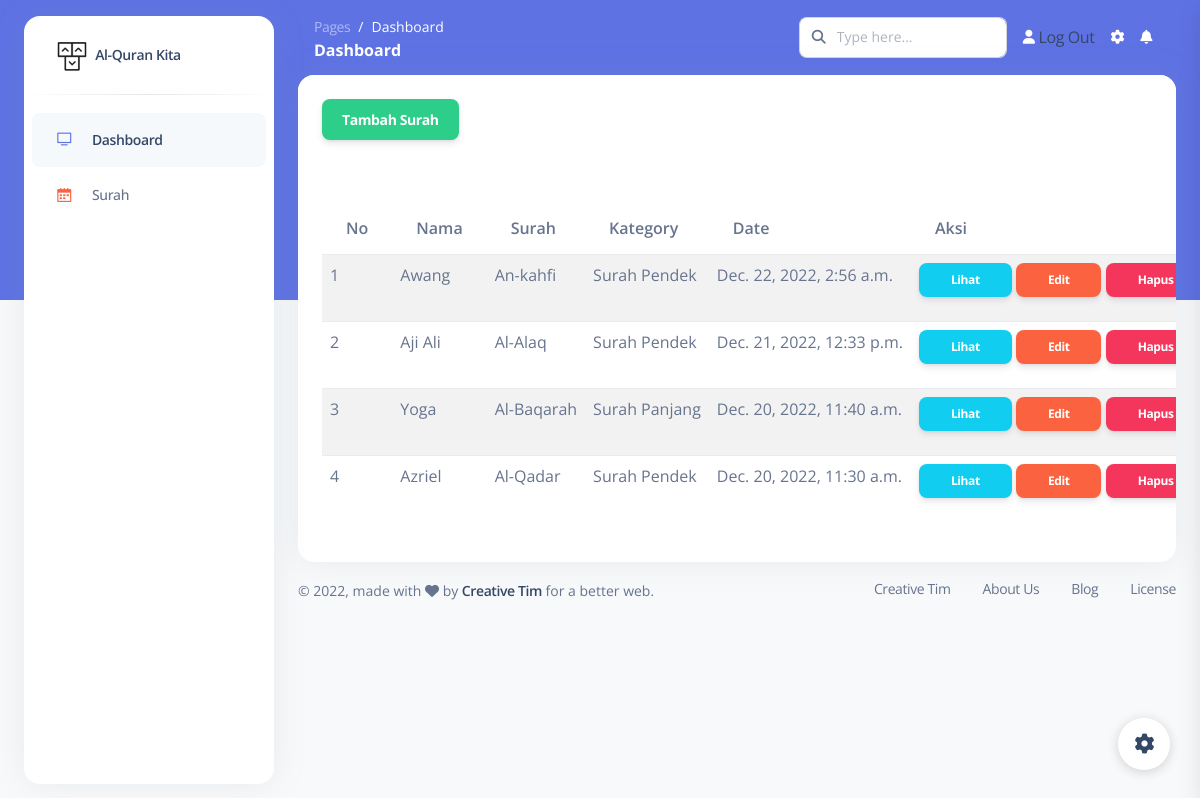
The page /dashboard/surah/ on the database its author committed.
### blog/models.py (models this page shows, shortened)
class Surah(models.Model):
    nama = models.CharField(max_length=100, blank=True, null=True)
    judul = models.CharField(max_length=100)
    body = models.TextField()
    kategory = models.ForeignKey(Kategori, on_delete=models.CASCADE)
    date = models.DateTimeField(auto_now_add=True)
    class Meta:
        ordering = ['-date']
        verbose_name_plural = "Surah"

class Kategori(models.Model):
    nama = models.CharField(max_length=20)
    def __str__(self):
        return self.nama
    class Meta:
        verbose_name_plural = "Kategori"

### blog/views.py (the view)
# urls.py: path('surah/',surah, name='surah'),
def surah(request):
    template_name = 'back/surah.html'
    surah = Surah.objects.all()
    context = {
        'title':'halaman surah',
        'surah' : surah
    }
    return render(request, template_name, context)

### templates/back/surah.html
{% extends 'back/base.html' %}
{% block content %}
<div class="content">
    <div class="container-fluid">
        <div class="row">
            <div class="col-md-18">
                <div class="card strpied-tabled-with-hover">
                    <div class="card-header ">
                        <a class="btn btn-success" href="{% url 'tambah_surah' %}">Tambah Surah</a>
                    </div>
                    <div class="card-body table-full-width table-responsive">
                        <table class="table table-hover table-striped">
                            <thead>
                                <th>No</th>
                                <th>Nama</th>
                                <th>Surah</th>
                                <th>Kategory</th>
                                <th>Date</th>
                                <th>Aksi</th>
                            </thead>
                            <tbody>
                                {% for s in surah %}
                                <tr>
                                    <td>{{forloop.counter}}</td>
                                    <td>{{s.nama}}</td>
                                    <td>{{s.judul}}</td>
                                    <td>{{s.kategory}}</td>
                                    <td>{{s.date}}</td>
                                    <td>
                                        <a class="btn btn-sm btn-info" href="{% url 'lihat_surah' s.id %}">Lihat</a>
                                        <a class="btn btn-sm btn-warning" href="{% url 'edit_surah' s.id %}">Edit</a>
                                        <a onclick="return confirm('Apakah anda yakin ingin menghapus?');" class="btn btn-sm btn-danger" href="{% url 'delete_surah' s.id %}">Hapus</a>
                                    </td>
                                </tr>
                                {% endfor %}
                        </table>
                    </div>
                </div>
            </div>
        </div>
    </div>
</div>
{% endblock content %}

### templates/back/base.html (shortened to what this page needs)
{% load static %}
<!DOCTYPE html>
<html lang="en">
<head>
  <link href="{% static 'back/css/nucleo-icons.css'%}" rel="stylesheet" />
  <link href="{% static 'back/css/nucleo-svg.css'%}" rel="stylesheet" />
  <link href="{% static 'back/css/nucleo-svg.css' %}" rel="stylesheet" />
  <link id="pagestyle" href="{% static 'back/css/argon-dashboard.css'%}?v=2.0.4" rel="stylesheet" />
</head>
<body class="g-sidenav-show   bg-gray-100">
  <aside class="sidenav bg-white navbar navbar-vertical navbar-expand-xs border-0 border-radius-xl my-3 fixed-start ms-4 " id="sidenav-main">
    <div class="sidenav-header">
      <a class="navbar-brand m-0" href=" https://demos.creative-tim.com/argon-dashboard/pages/dashboard.html " target="_blank">
        <img src="{% static 'back/img/logo-ct-dark.png'%}" class="navbar-brand-img h-100" alt="main_logo">
        <span class="ms-1 font-weight-bold">Al-Quran Kita</span>
      </a>
    </div>
    <hr class="horizontal dark mt-0">
    <div class="collapse navbar-collapse  w-auto " id="sidenav-collapse-main">
      <ul class="navbar-nav">
        <li class="nav-item">
          <a class="nav-link active" href="{% url 'dashboard' %}">
            <div class="icon icon-shape icon-sm border-radius-md text-center me-2 d-flex align-items-center justify-content-center">
              <i class="ni ni-tv-2 text-primary text-sm opacity-10"></i>
            </div>
            <span class="nav-link-text ms-1">Dashboard</span>
          </a>
        </li>
        <li class="nav-item">
          <a class="nav-link " href="{% url 'surah' %}">
            <div class="icon icon-shape icon-sm border-radius-md text-center me-2 d-flex align-items-center justify-content-center">
              <i class="ni ni-calendar-grid-58 text-warning text-sm opacity-10"></i>
            </div>
            <span class="nav-link-text ms-1">Surah</span>
          </a>
        </li>
  </aside>
  <main class="main-content position-relative border-radius-lg ">
    <nav class="navbar navbar-main navbar-expand-lg px-0 mx-4 shadow-none border-radius-xl " id="navbarBlur" data-scroll="false">
      <div class="container-fluid py-1 px-3">
        <nav aria-label="breadcrumb">
          <ol class="breadcrumb bg-transparent mb-0 pb-0 pt-1 px-0 me-sm-6 me-5">
            <li class="breadcrumb-item text-sm"><a class="opacity-5 text-white" href="javascript:;">Pages</a></li>
            <li class="breadcrumb-item text-sm text-white active" aria-current="page">Dashboard</li>
          </ol>
          <h6 class="font-weight-bolder text-white mb-0">Dashboard</h6>
        </nav>
        <div class="collapse navbar-collapse mt-sm-0 mt-2 me-md-0 me-sm-4" id="navbar">
          <div class="ms-md-auto pe-md-3 d-flex align-items-center">
            <div class="input-group">
              <span class="input-group-text text-body"><i class="fas fa-search" aria-hidden="true"></i></span>
              <input type="text" class="form-control" placeholder="Type here...">
            </div>
          </div>
          <ul class="navbar-nav  justify-content-end">
            <li class="nav-item d-flex align-items-center">
              <a href="javascript:;" class="nav-link text-white font-weight-bold px-0">
                <i class="fa fa-user me-sm-1"></i>
                <span class="d-sm-inline d-none"><a href="{% url 'logout' %}">Log Out</a></span>
              </a>
            </li>
            <li class="nav-item px-3 d-flex align-items-center">
              <a href="javascript:;" class="nav-link text-white p-0">
                <i class="fa fa-cog fixed-plugin-button-nav cursor-pointer"></i>
              </a>
            </li>
            <li class="nav-item dropdown pe-2 d-flex align-items-center">
              <a href="javascript:;" class="nav-link text-white p-0" id="dropdownMenuButton" data-bs-toggle="dropdown" aria-expanded="false">
                <i class="fa fa-bell cursor-pointer"></i>
              </a>
            </li>
          </ul>
        </div>
      </div>
    </nav>
{% block content %}
{% endblock content %}
      <footer class="footer pt-3  ">
        <div class="container-fluid">
          <div class="row align-items-center justify-content-lg-between">
            <div class="col-lg-6 mb-lg-0 mb-4">
              <div class="copyright text-center text-sm text-muted text-lg-start">
                © ,
                made with <i class="fa fa-heart"></i> by
                <a href="https://www.creative-tim.com" class="font-weight-bold" target="_blank">Creative Tim</a>
                for a better web.
              </div>
            </div>
            <div class="col-lg-6">
              <ul class="nav nav-footer justify-content-center justify-content-lg-end">
                <li class="nav-item">
                  <a href="https://www.creative-tim.com" class="nav-link text-muted" target="_blank">Creative Tim</a>
                </li>
                <li class="nav-item">
                  <a href="https://www.creative-tim.com/presentation" class="nav-link text-muted" target="_blank">About Us</a>
                </li>
                <li class="nav-item">
                  <a href="https://www.creative-tim.com/blog" class="nav-link text-muted" target="_blank">Blog</a>
                </li>
                <li class="nav-item">
                  <a href="https://www.creative-tim.com/license" class="nav-link pe-0 text-muted" target="_blank">License</a>
                </li>
              </ul>
            </div>
          </div>
        </div>
      </footer>
  </main>
  <div class="fixed-plugin">
    <a class="fixed-plugin-button text-dark position-fixed px-3 py-2">
      <i class="fa fa-cog py-2"> </i>
    </a>
  </div>

### static/back/css/nucleo-svg.css (style rules this page uses)
.icon { display: inline-block; color: #111111; height: 1em; width: 1em; }
.icon-sm { height: 0.8em; width: 0.8em; }
.icon { fill: currentColor; stroke: none; }

### rows shown on the page
Surah: nama "Awang", judul "An-kahfi", kategory "Surah Pendek", date "Dec. 22, 2022, 2:56 a.m."
Surah: nama "Aji Ali", judul "Al-Alaq", kategory "Surah Pendek", date "Dec. 21, 2022, 12:33 p.m."
Surah: nama "Yoga", judul "Al-Baqarah", kategory "Surah Panjang", date "Dec. 20, 2022, 11:40 a.m."
Surah: nama "Azriel", judul "Al-Qadar", kategory "Surah Pendek", date "Dec. 20, 2022, 11:30 a.m."
